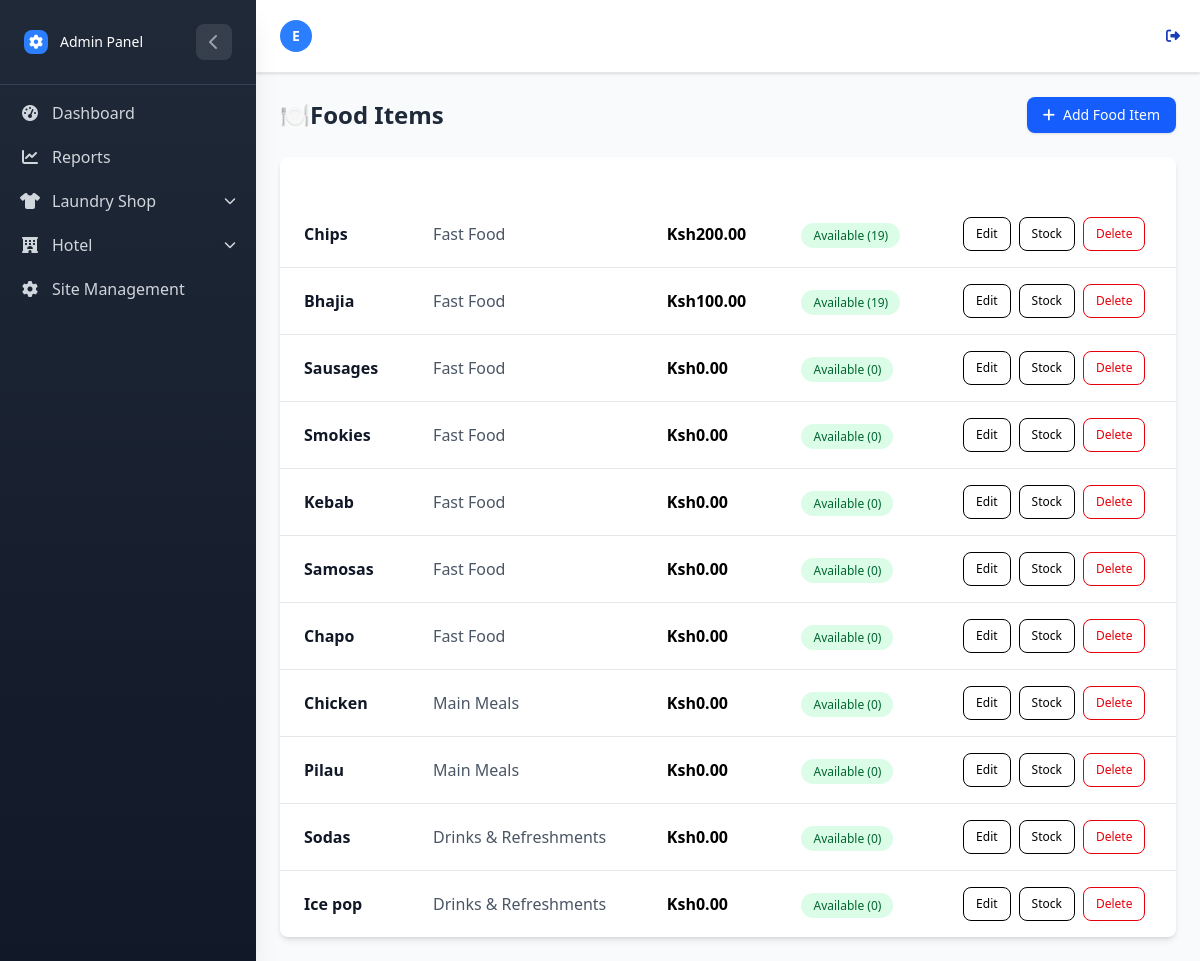
Before: /Hotel/items/ (signed in) with the older database file.
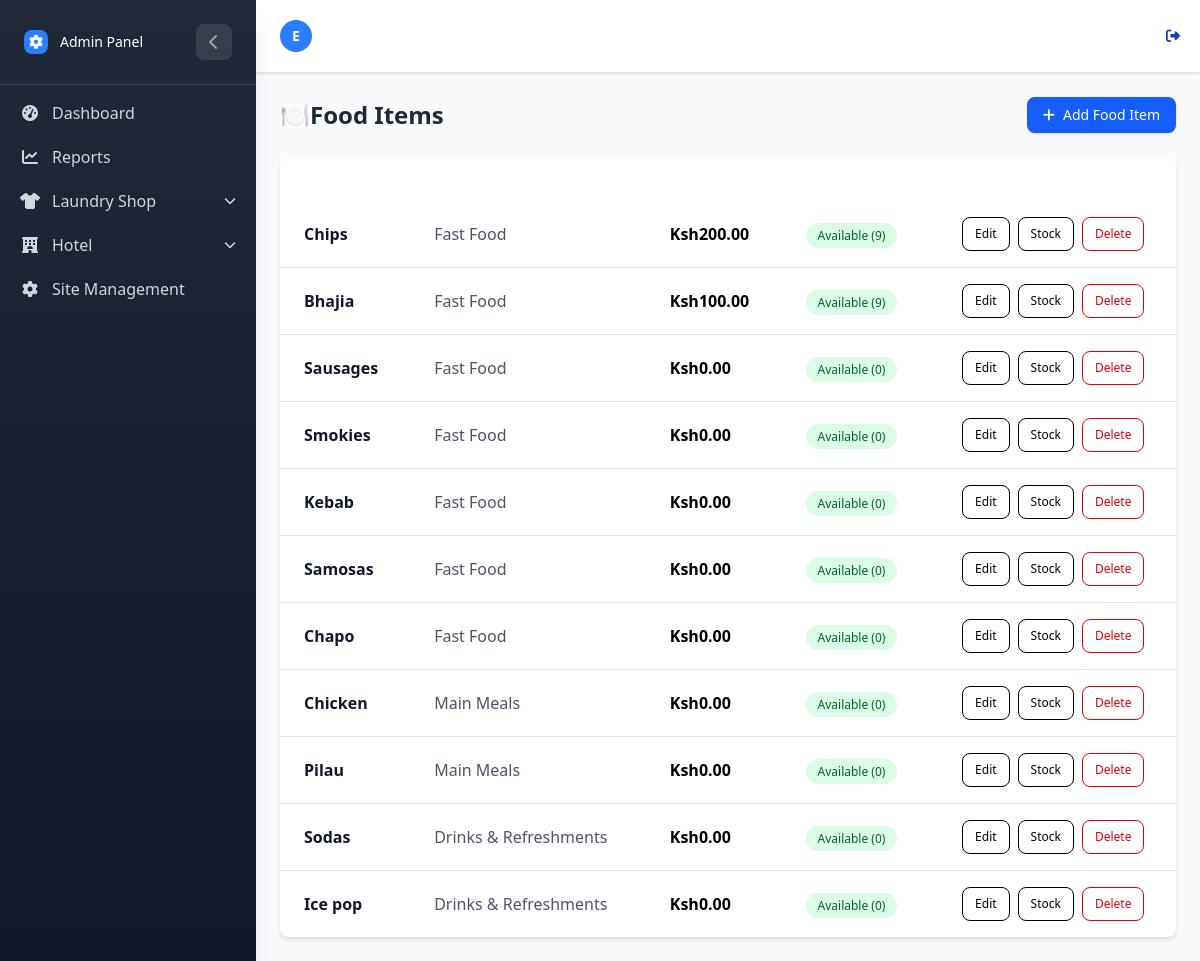
After: the same page with the newer database file.
### HotelApp/models.py (models this page shows, shortened)
class FoodItem(models.Model):
    category = models.ForeignKey(FoodCategory, on_delete=models.CASCADE, related_name="items")
    name = models.CharField(max_length=100, db_index=True)
    price = models.DecimalField(max_digits=10, decimal_places=2)
    image = models.ImageField(upload_to=food_item_image_path, blank=True, null=True)
    created_by =  models.ForeignKey(
        settings.AUTH_USER_MODEL,
        on_delete=models.CASCADE)
    quantity = models.PositiveIntegerField(default=0)  # how many portions are available
    is_available = models.BooleanField(default=False, db_index=True)  # marked available by seller

class FoodCategory(models.Model):
    name = models.CharField(max_length=100, unique=True, db_index=True)

### HotelApp/views.py (the view)
# urls.py: path('items/', views.food_item_list, name='food_item_list'),
@login_required
def food_item_list(request):
    items = FoodItem.objects.all()
    return render(request, 'food/food_item_list.html', {'items': items})

### HotelApp/templates/food/food_item_list.html (shortened to what this page needs)
{% extends 'home.html' %}
{% block content %}
<div class="flex justify-between items-center mb-6">
    <h2 class="text-2xl font-bold text-gray-800">🍽️Food Items</h2>
    <a href="{% url 'hotel:food_item_create' %}"
        class="inline-flex items-center px-4 py-2 bg-blue-600 text-white text-sm font-medium rounded-lg shadow hover:bg-indigo-700 transition duration-200">
        <i class="fas fa-plus mr-2"></i> Add Food Item
    </a>
</div>
<div class="overflow-x-auto bg-white shadow-md rounded-lg">
    <table class=" w-full min-w-full border-collapse">
        <thead class="bg-indigo-600 text-white">
            <tr>
                <th class="px-6 py-3 text-left text-sm font-semibold">Name</th>
                <th class="px-6 py-3 text-left text-sm font-semibold">Category</th>
                <th class="px-6 py-3 text-left text-sm font-semibold">Price</th>
                <th class="px-6 py-3 text-left text-sm font-semibold">Status</th>
                <th class="px-6 py-3 text-center text-sm font-semibold">Actions</th>
            </tr>
        </thead>
        <tbody class="divide-y divide-gray-200">
            {% for item in items %}
            <tr class="hover:bg-gray-50 transition">
                <td class="px-6 py-4 font-semibold text-gray-900">{{ item.name }}</td>
                <td class="px-6 py-4 text-gray-600">{{ item.category.name }}</td>
                <td class="px-6 py-4 font-bold text-indigo-600">Ksh{{ item.price }}</td>
                <td class="px-6 py-4">
                    {% if item.is_available %}
                    <span class="px-3 py-1 text-xs font-medium bg-green-100 text-green-800 rounded-full">
                        Available ({{ item.quantity }})
                    </span>
                    {% else %}
                    <span class="px-3 py-1 text-xs font-medium bg-red-100 text-red-800 rounded-full">
                        Unavailable
                    </span>
                    {% endif %}
                </td>
                <td class="px-6 py-4 flex justify-center space-x-2">
                    <a href="{% url 'hotel:food_item_edit' item.pk %}"
                        class="px-3 py-2 text-xs font-medium text-indigo-600 border border-indigo-600 rounded-lg hover:bg-indigo-600 hover:text-white transition">
                        Edit
                    </a>
                    <a href="{% url 'hotel:food_item_availability' item.pk %}"
                        class="px-3 py-2 text-xs font-medium text-yellow-600 border border-yellow-600 rounded-lg hover:bg-yellow-600 hover:text-white transition">
                        Stock
                    </a>
                    <a href="{% url 'hotel:food_item_delete' item.pk %}"
                        class="px-3 py-2 text-xs font-medium text-red-600 border border-red-600 rounded-lg hover:bg-red-600 hover:text-white transition">
                        Delete
                    </a>
                </td>
            </tr>
            {% endfor %}
        </tbody>
    </table>
</div>
{% endblock %}

Changed rows visible on the page:
changed FoodItem "Chips": quantity "19" → "9"
changed FoodItem "Bhajia": quantity "19" → "9"
